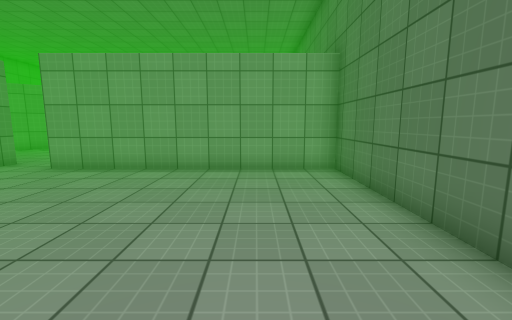
view 1 (above)

16 first-person views from a walk through a Unity game level. The camera is 1.4 m above the floor, tilts 8° down and sees 90° across. The floor is counted in squares, 1 m on a side. Each view is taken from the middle of a square. On the plan, view 1 faces up. The plan holds only what a view shows up to about 13 squares ahead; the rest is blank. The place goes on beyond the plan. The player is left out. Surface patterns are stand-ins for the level's own textures.

view 2
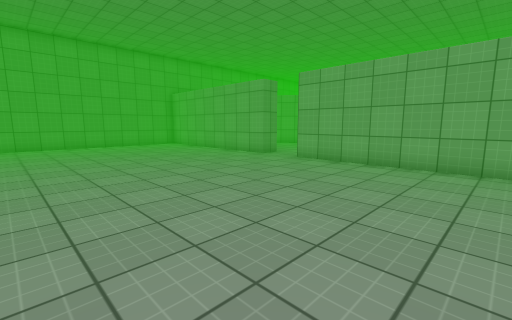

view 3
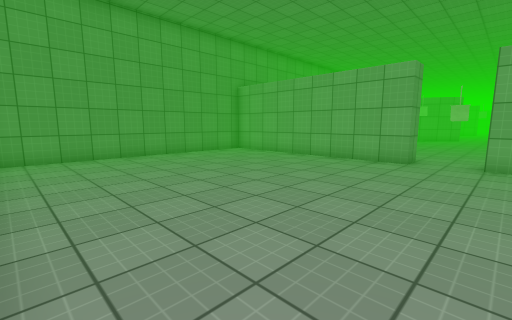

view 4
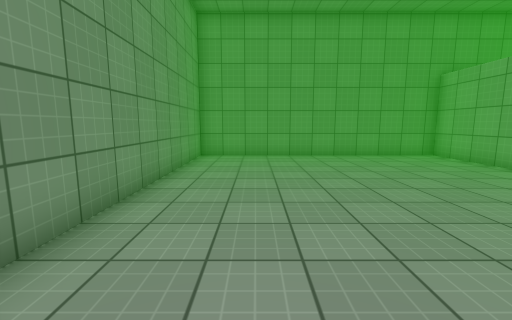

view 5
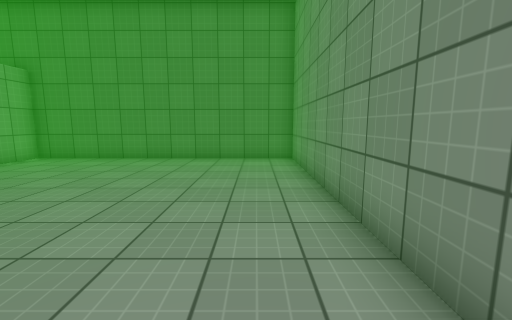

view 6
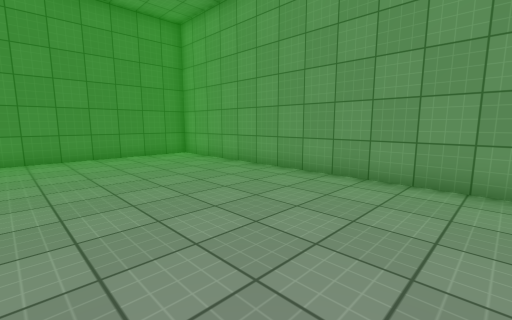

view 7
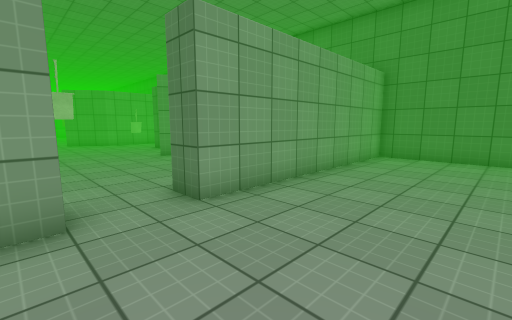

view 8
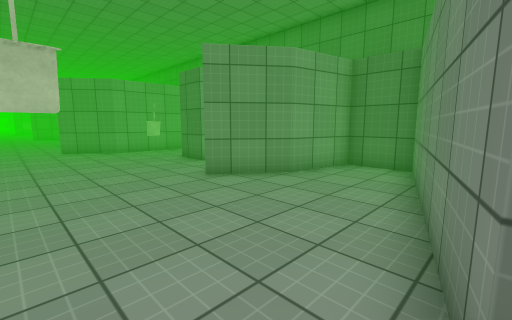

view 9
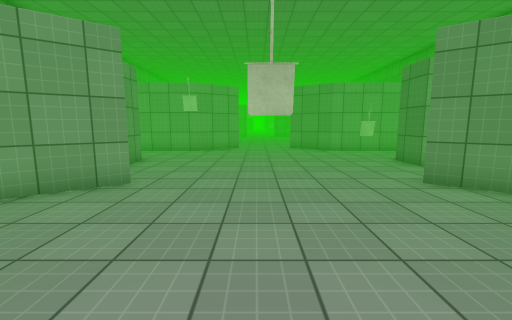

view 10
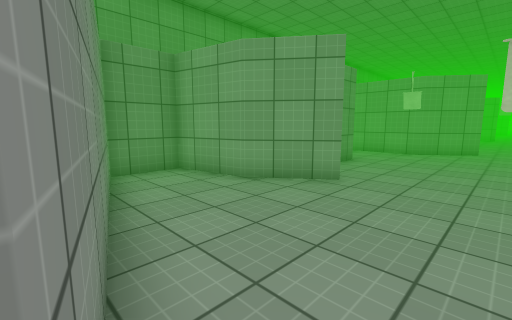

view 11
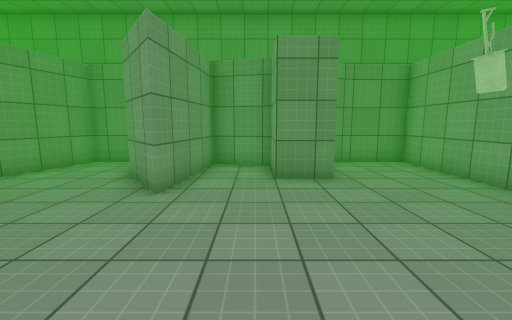

view 12
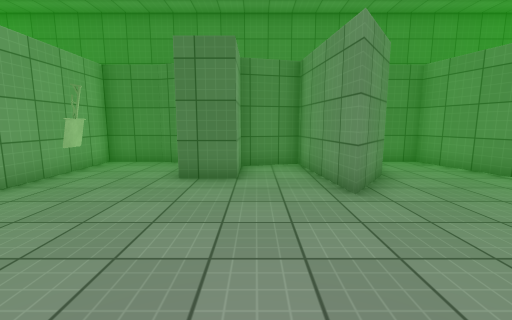

view 13
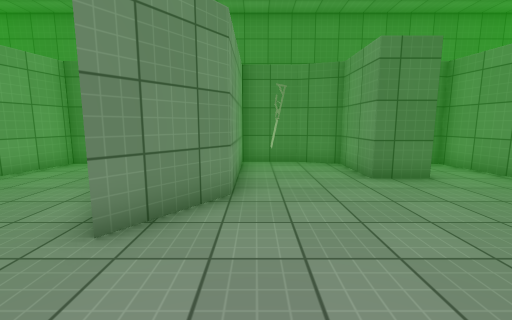

view 14
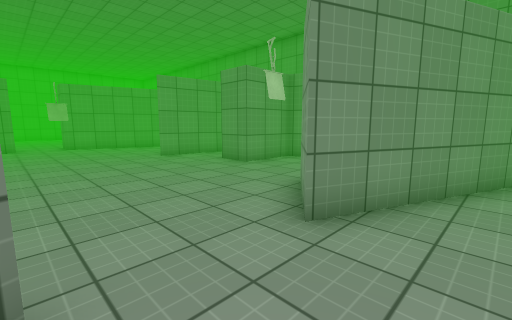

view 15
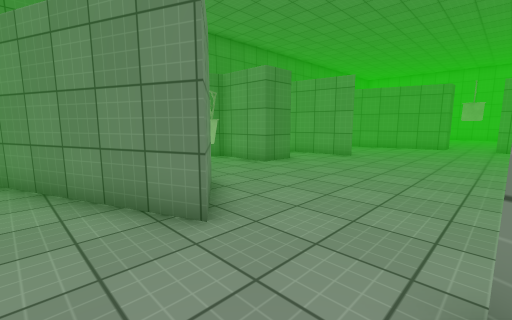

view 16
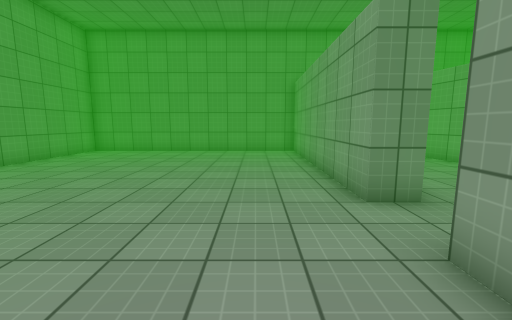

### Floor plan
Points are (right, up) in squares from view 1. A wall is a line through its corners. A room is listed if a view was taken in it or the views show most of it. See-through windows are left out.
Room 1 (views 1, 2, 3, 4, 5, 6, 7, 16)
walls: (-8.5, 8) (-17.5, 8) (-17.5, -2.5) (2.5, -2.5) (2.5, 8) (-6.5, 8)
ways out: opening at (-7.5, 8.5) to room 2
Room 2 (views 8, 9, 10, 11, 12, 13, 14, 15)
walls: (-6.5, 8) (-6.5, 9) (0.5, 11) (0.5, 13) (-2, 13.5) (-4, 15) (0, 15.5) (-0.5, 17.5) (-2.5, 17.5) (-2.5, 19) (0, 19) (0.5, 20.5) (0.5, 22.5) (-4, 22.5) (-6, 24) (-1, 26.1); (-14.1, 26.1) (-9, 24) (-11, 22.5) (-15.5, 22.5) (-15.5, 20.5) (-15, 19) (-12.5, 19) (-12.5, 17.5) (-14.5, 17.5) (-15, 15.5) (-11, 15) (-13, 13.5) (-15.5, 13) (-15.5, 11) (-8.5, 9) (-8.5, 8)
ways out: opening at (-7.5, 8.5) to room 1
objects: other object (-8, 13); other object (-3, 22) to (-2, 22)

Where each view was taken, in squares from view 1:
view 1: 0 up, 0 right, facing up
view 2: 1 down, 0 right, facing up-left
view 3: 2 down, 6 left, facing up-left
view 4: 0 up, 6 left, facing left
view 5: 1 down, 8 left, facing right
view 6: 4 up, 9 left, facing down-right
view 7: 4 up, 9 left, facing up-right
view 8: 9 up, 8 left, facing up-right
view 9: 9 up, 8 left, facing up
view 10: 9 up, 8 left, facing up-left
view 11: 17 up, 6 left, facing left
view 12: 17 up, 9 left, facing right
view 13: 22 up, 9 left, facing right
view 14: 26 up, 6 left, facing down-left
view 15: 26 up, 9 left, facing down-right
view 16: 6 up, 4 left, facing left
